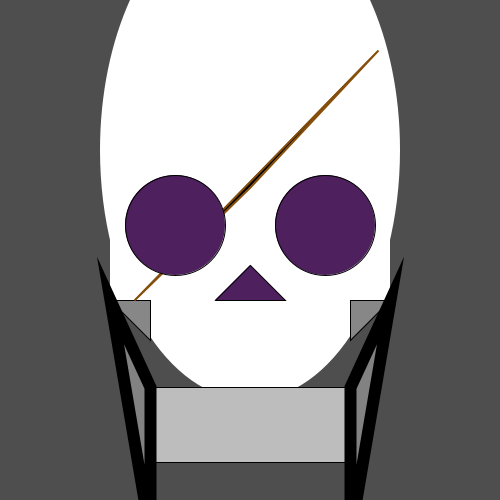
Frame 1 (no input)
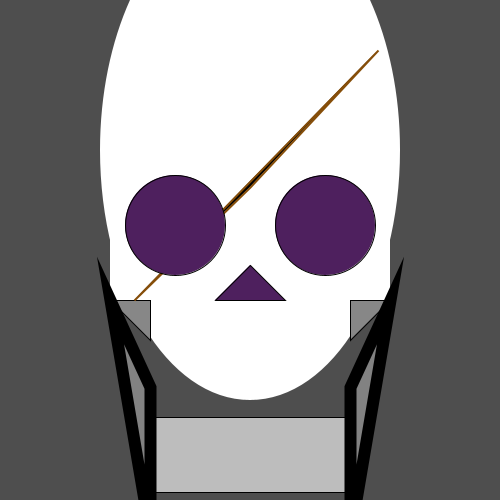
Frame 60 (the mouse pressed at the canvas centre just before this capture)
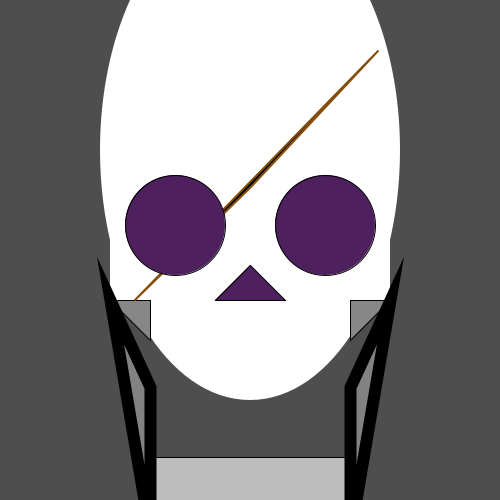
Frame 120 (the mouse held since frame 60 and released just before this capture)

The Processing sketch that drew these frames (run headless with seeded random() and noise(); from frame 60 on, the mouse is pressed at the canvas centre):

// Processing sketch: processing_154920
// ── processing_154920.pde

int x;
boolean jaw;
void setup(){
  size(500,500);
background(78);
x=425;
}

void draw(){
  background(78);
noStroke();
ellipseMode(CENTER);
ellipse(250,150,300,500);
rectMode(CENTER);
rect(250,250, 280, 100);
noStroke();
fill(135);
stroke(0);
triangle(150, 300, 110, 300, 150, 340);
triangle(350,300,390,300,350,340);
fill(189);
rect(250, x, 200, 75);
if(x>500){
      jaw=false;
    }
  if(x<425){
    jaw=true;
  }
  if(jaw==false){
    x=x-10;
  }
  if(jaw==true){
    x=x +10;
  }


fill(0);
noStroke();
strokeWeight(2);
stroke(134, 78, 9);
triangle(378,50,250,187,134,300);
fill(130);
strokeWeight(12);
noStroke();
stroke(0);
triangle(110,300, 150,387.5, 150, 535); 
triangle(390,300, 350, 387.5, 350, 535); 
fill(78,32,94);
strokeWeight(1);
ellipse(175,225, 100,100); 
ellipse(325, 225, 100,100); 
triangle(250,265, 215, 300, 285, 300);
fill(255);
}
